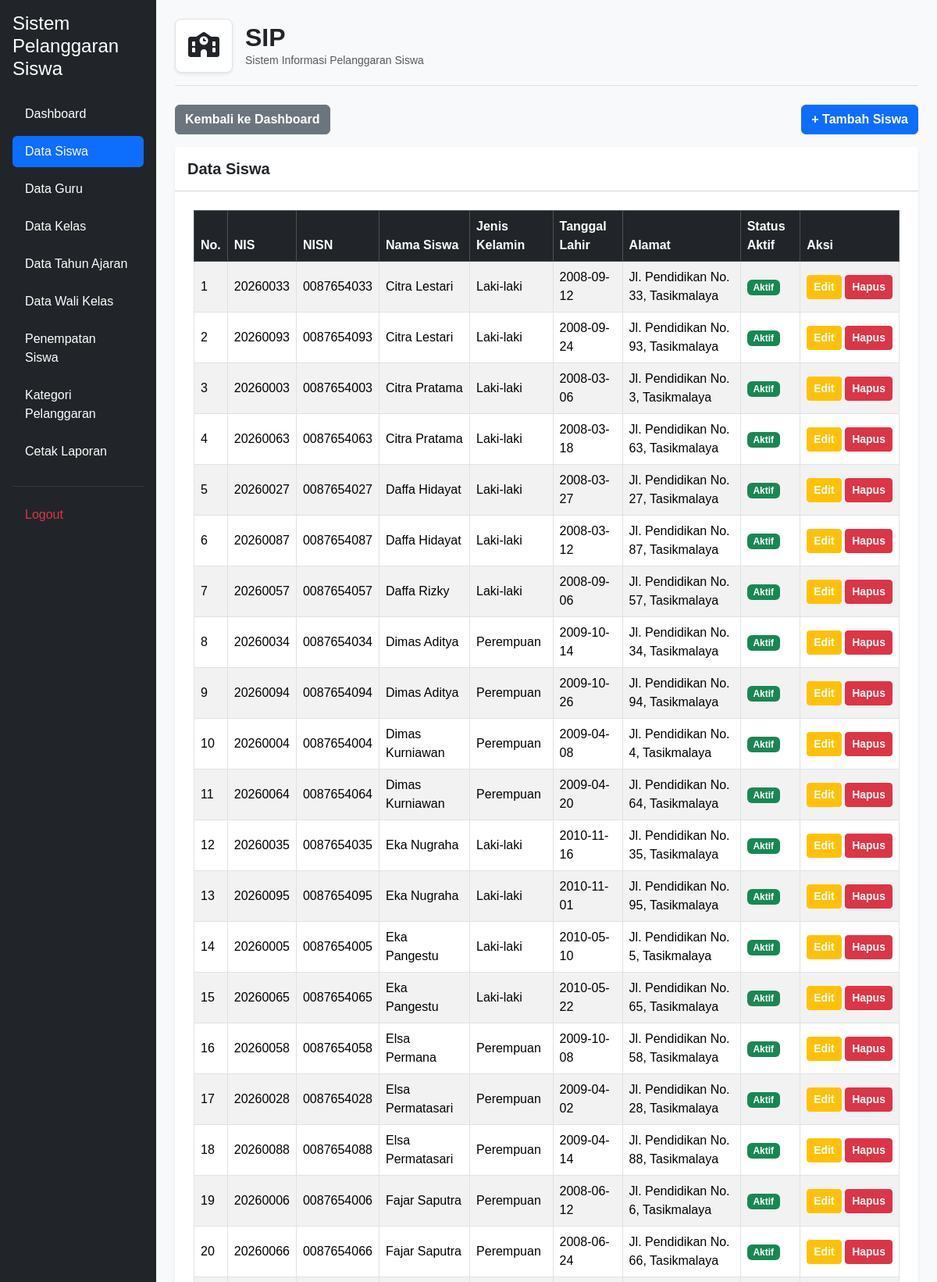
The page /kelola_siswa.php (signed in, upper part) on the database its author committed.
### tables this page shows
CREATE TABLE `t_siswa` (
  `id` int(11) NOT NULL,
  `nis` varchar(30) DEFAULT NULL,
  `nisn` varchar(20) NOT NULL,
  `nama` varchar(150) DEFAULT NULL,
  `jenis_kelamin` char(1) NOT NULL,
  `tanggal_lahir` date NOT NULL,
  `alamat` text NOT NULL,
  `status_aktif` tinyint(1) NOT NULL,
  `created_at` timestamp NOT NULL DEFAULT current_timestamp(),
  `updated_at` timestamp NOT NULL DEFAULT current_timestamp()
);

### kelola_siswa.php (the view, shortened to what this page needs)
<?php
include 'config/koneksi.php';
$sql = "SELECT * FROM t_siswa ORDER BY nama ASC";
$hasil = mysqli_query($koneksi, $sql);
?>
<!DOCTYPE html>
<html lang="id">
<head>
    <link href="https://cdn.jsdelivr.net/npm/bootstrap@5.3.3/dist/css/bootstrap.min.css" rel="stylesheet">
    <link rel="stylesheet" href="https://cdnjs.cloudflare.com/ajax/libs/font-awesome/6.4.0/css/all.min.css">
    <link href="https://cdn.datatables.net/2.3.4/css/dataTables.bootstrap5.min.css" rel="stylesheet">
    <link rel="stylesheet" href="layout/style.css">
</head>
<body class="bg-light">
<div class="container-fluid">
    <div class="row">
        <?php include 'layout/sidebar.php'; ?>
        <main class="col-md-9 ms-sm-auto col-lg-10 p-4">
            <div class="d-flex align-items-center mb-4 pb-3 border-bottom">
                <div class="bg-white p-3 rounded-3 shadow-sm me-3 border">
                    <i class="fa-solid fa-school fs-2 text-dark"></i>
                </div>
                <div>
                    <h1 class="h2 fw-bold text-dark m-0">SIP</h1>
                    <p class="text-muted m-0 small">Sistem Informasi Pelanggaran Siswa</p>
                </div>
            </div>
            <div class="d-flex justify-content-between align-items-center mb-3">
                <a href="dashboard.php" class="btn btn-secondary fw-semibold">
                    Kembali ke Dashboard
                </a>
                <a href="tambah_siswa.php" class="btn btn-primary fw-semibold">
                    + Tambah Siswa
                </a>
            </div>
            <div class="card shadow-sm border-0 rounded-3 mb-5">
                <div class="card-header bg-white py-3">
                    <h5 class="card-title m-0 fw-bold">Data Siswa</h5>
                </div>
                <div class="card-body p-4">
                    <div class="table-responsive">
                        <table id="tabelSiswa" class="table table-striped table-bordered table-hover align-middle w-100">
                            <thead class="table-dark">
                                <tr>
                                    <th>No.</th>
                                    <th>NIS</th>
                                    <th>NISN</th>
                                    <th>Nama Siswa</th>
                                    <th>Jenis Kelamin</th>
                                    <th>Tanggal Lahir</th>
                                    <th>Alamat</th>
                                    <th>Status Aktif</th>
                                    <th>Aksi</th>
                                </tr>
                            </thead>
                            <tbody>
                                <?php
                                $no = 1;
                                while ($row = mysqli_fetch_assoc($hasil)) { ?>
                                <tr>
                                    <td><?= $no++ ?></td>
                                    <td><?= htmlspecialchars($row['nis']) ?></td>
                                    <td><?= htmlspecialchars($row['nisn']) ?></td>
                                    <td><?= htmlspecialchars($row['nama']) ?></td>
                                    <td>
                                        <?php
                                        if ($row['jenis_kelamin'] == 'L') {
                                            echo 'Laki-laki';
                                        } elseif ($row['jenis_kelamin'] == 'P') {
                                            echo 'Perempuan';
                                        } else {
                                            echo '-';
                                        }
                                        ?>
                                    </td>
                                    <td><?= htmlspecialchars($row['tanggal_lahir'] ?? '') ?></td>
                                    <td><?= htmlspecialchars($row['alamat'] ?? '') ?></td>
                                    <td>
                                        <?php if ($row['status_aktif'] == 1) { ?>
                                            <span class="badge bg-success">Aktif</span>
                                        <?php } else { ?>
                                            <span class="badge bg-secondary">Tidak Aktif</span>
                                        <?php } ?>
                                    </td>
                                    <td class="text-nowrap">
                                        <a href="edit_siswa.php?id=<?= urlencode($row['id']) ?>"
                                           class="btn btn-warning btn-sm fw-semibold text-white">
                                            Edit
                                        </a>
                                        <a href="hapus_siswa.php?id=<?= urlencode($row['id']) ?>"
                                           class="btn btn-danger btn-sm fw-semibold"
                                           onclick="return confirm('Yakin ingin menghapus data siswa ini?');">
                                            Hapus
                                        </a>
                                    </td>
                                </tr>
                                <?php } ?>
                            </tbody>
                        </table>
                    </div>
                </div>
            </div>
        </main>
    </div>
</div>
</body>
</html>

### layout/style.css (style rules this page uses)
:root { --primary: #3659d9; --navy: #17233f; --background: #f4f6fb; --text-muted: #778198; --border: #e8ecf4; }
* { box-sizing: border-box; }
body { margin: 0; font-family: 'Poppins', sans-serif; background: var(--background); color: var(--navy); }

### rows shown on the page
t_siswa: nis "20260033", nisn "0087654033", nama "Citra Lestari", jenis_kelamin "Laki-laki", tanggal_lahir "2008-09-12", alamat "Jl. Pendidikan No. 33, Tasikmalaya", status_aktif "Aktif"
t_siswa: nis "20260093", nisn "0087654093", nama "Citra Lestari", jenis_kelamin "Laki-laki", tanggal_lahir "2008-09-24", alamat "Jl. Pendidikan No. 93, Tasikmalaya", status_aktif "Aktif"
t_siswa: nis "20260003", nisn "0087654003", nama "Citra Pratama", jenis_kelamin "Laki-laki", tanggal_lahir "2008-03-06", alamat "Jl. Pendidikan No. 3, Tasikmalaya", status_aktif "Aktif"
t_siswa: nis "20260063", nisn "0087654063", nama "Citra Pratama", jenis_kelamin "Laki-laki", tanggal_lahir "2008-03-18", alamat "Jl. Pendidikan No. 63, Tasikmalaya", status_aktif "Aktif"
t_siswa: nis "20260027", nisn "0087654027", nama "Daffa Hidayat", jenis_kelamin "Laki-laki", tanggal_lahir "2008-03-27", alamat "Jl. Pendidikan No. 27, Tasikmalaya", status_aktif "Aktif"
t_siswa: nis "20260087", nisn "0087654087", nama "Daffa Hidayat", jenis_kelamin "Laki-laki", tanggal_lahir "2008-03-12", alamat "Jl. Pendidikan No. 87, Tasikmalaya", status_aktif "Aktif"
t_siswa: nis "20260057", nisn "0087654057", nama "Daffa Rizky", jenis_kelamin "Laki-laki", tanggal_lahir "2008-09-06", alamat "Jl. Pendidikan No. 57, Tasikmalaya", status_aktif "Aktif"
t_siswa: nis "20260034", nisn "0087654034", nama "Dimas Aditya", jenis_kelamin "Perempuan", tanggal_lahir "2009-10-14", alamat "Jl. Pendidikan No. 34, Tasikmalaya", status_aktif "Aktif"
t_siswa: nis "20260094", nisn "0087654094", nama "Dimas Aditya", jenis_kelamin "Perempuan", tanggal_lahir "2009-10-26", alamat "Jl. Pendidikan No. 94, Tasikmalaya", status_aktif "Aktif"
t_siswa: nis "20260004", nisn "0087654004", nama "Dimas Kurniawan", jenis_kelamin "Perempuan", tanggal_lahir "2009-04-08", alamat "Jl. Pendidikan No. 4, Tasikmalaya", status_aktif "Aktif"
t_siswa: nis "20260064", nisn "0087654064", nama "Dimas Kurniawan", jenis_kelamin "Perempuan", tanggal_lahir "2009-04-20", alamat "Jl. Pendidikan No. 64, Tasikmalaya", status_aktif "Aktif"
t_siswa: nis "20260035", nisn "0087654035", nama "Eka Nugraha", jenis_kelamin "Laki-laki", tanggal_lahir "2010-11-16", alamat "Jl. Pendidikan No. 35, Tasikmalaya", status_aktif "Aktif"
t_siswa: nis "20260095", nisn "0087654095", nama "Eka Nugraha", jenis_kelamin "Laki-laki", tanggal_lahir "2010-11-01", alamat "Jl. Pendidikan No. 95, Tasikmalaya", status_aktif "Aktif"
t_siswa: nis "20260005", nisn "0087654005", nama "Eka Pangestu", jenis_kelamin "Laki-laki", tanggal_lahir "2010-05-10", alamat "Jl. Pendidikan No. 5, Tasikmalaya", status_aktif "Aktif"
t_siswa: nis "20260065", nisn "0087654065", nama "Eka Pangestu", jenis_kelamin "Laki-laki", tanggal_lahir "2010-05-22", alamat "Jl. Pendidikan No. 65, Tasikmalaya", status_aktif "Aktif"
t_siswa: nis "20260058", nisn "0087654058", nama "Elsa Permana", jenis_kelamin "Perempuan", tanggal_lahir "2009-10-08", alamat "Jl. Pendidikan No. 58, Tasikmalaya", status_aktif "Aktif"
t_siswa: nis "20260028", nisn "0087654028", nama "Elsa Permatasari", jenis_kelamin "Perempuan", tanggal_lahir "2009-04-02", alamat "Jl. Pendidikan No. 28, Tasikmalaya", status_aktif "Aktif"
t_siswa: nis "20260088", nisn "0087654088", nama "Elsa Permatasari", jenis_kelamin "Perempuan", tanggal_lahir "2009-04-14", alamat "Jl. Pendidikan No. 88, Tasikmalaya", status_aktif "Aktif"
t_siswa: nis "20260006", nisn "0087654006", nama "Fajar Saputra", jenis_kelamin "Perempuan", tanggal_lahir "2008-06-12", alamat "Jl. Pendidikan No. 6, Tasikmalaya", status_aktif "Aktif"
t_siswa: nis "20260066", nisn "0087654066", nama "Fajar Saputra", jenis_kelamin "Perempuan", tanggal_lahir "2008-06-24", alamat "Jl. Pendidikan No. 66, Tasikmalaya", status_aktif "Aktif"
